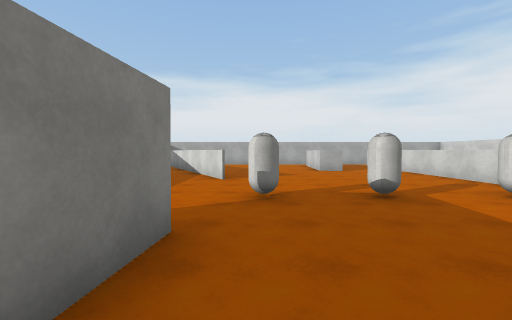
View 1 (above)

18 first-person views from a walk through a Unity game level. The camera is 1.5 m above the floor, tilts 2° down and sees 90° across. The floor is counted in squares, 2 m on a side. Each view is taken from the middle of a square. On the plan, view 1 faces up. The plan holds only what a view shows up to about 9 squares ahead; the rest is blank. The place goes on beyond the plan. The player character is not drawn. Surface patterns are stand-ins for the level's own textures.

View 2
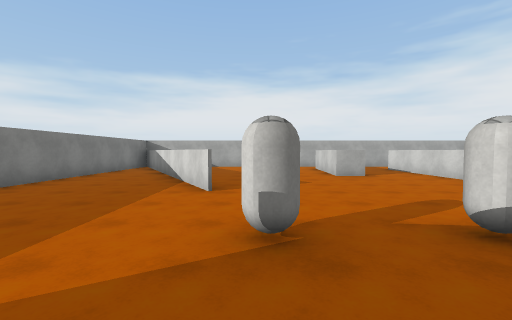

View 3
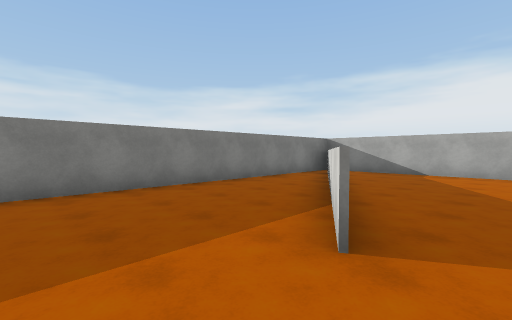

View 4
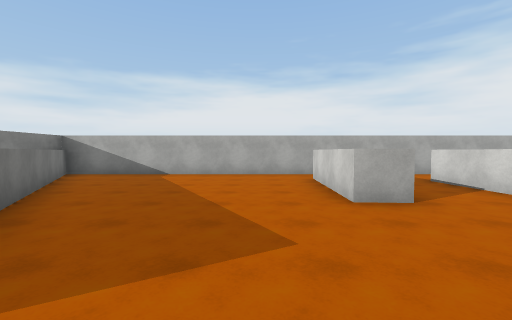

View 5
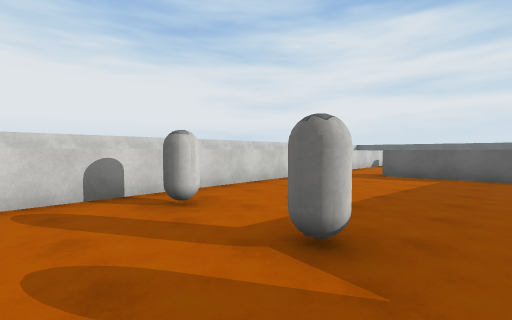

View 6
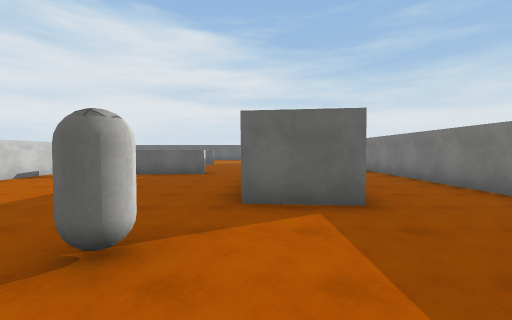

View 7
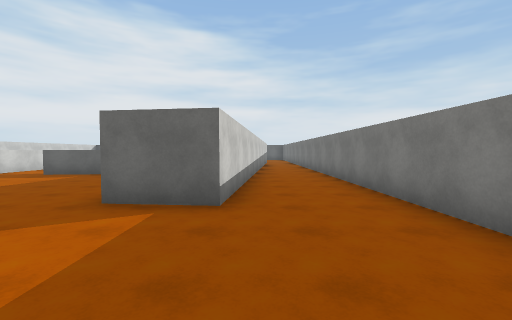

View 8
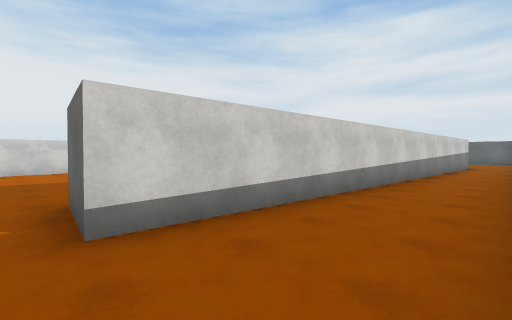

View 9
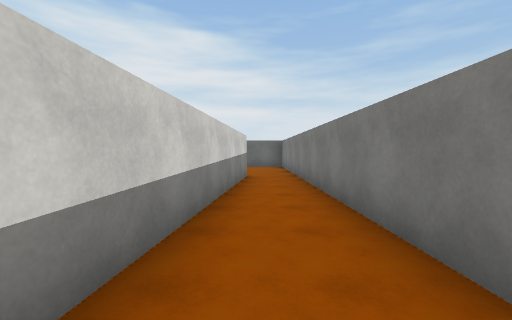

View 10
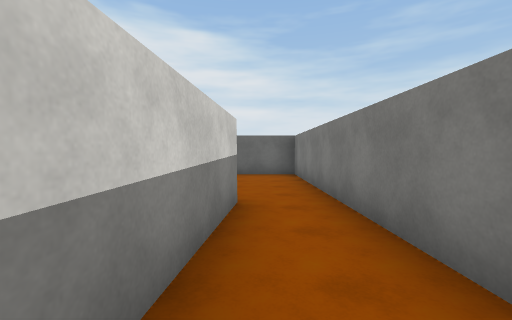

View 11
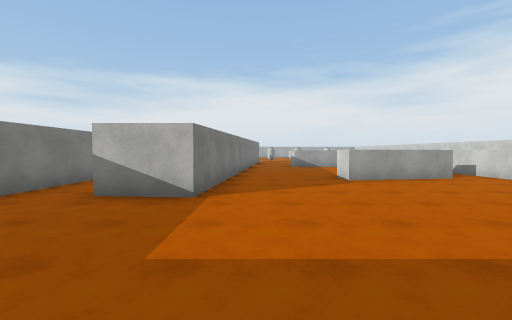

View 12
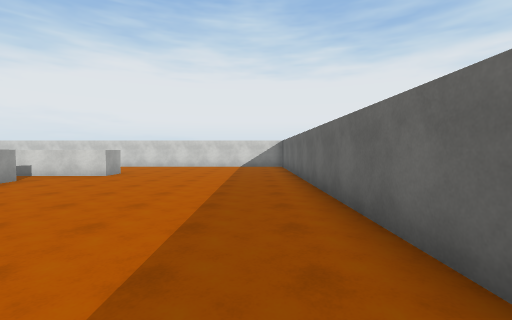

View 13
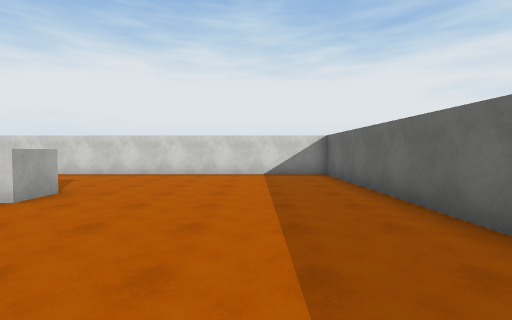

View 14
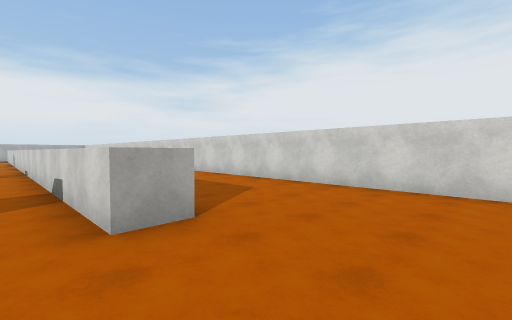

View 15
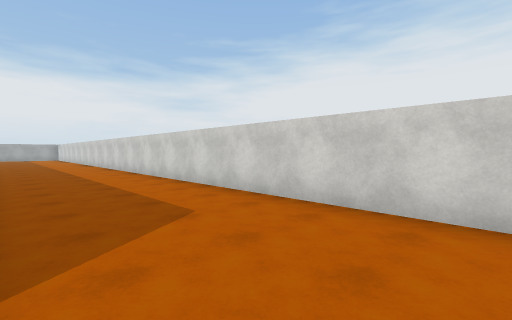

View 16
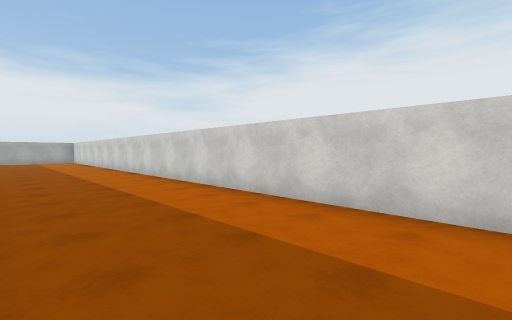

View 17
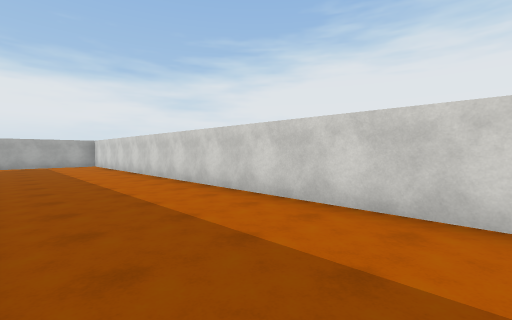

View 18
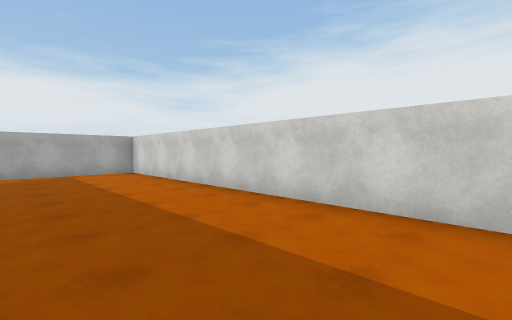

### Floor plan
Points are (right, up) in squares from view 1. A wall is a line through its corners. A room is listed if a view was taken in it or the views show most of it. See-through windows are left out.
Room 1 (views 1, 2, 3, 4, 5, 6, 7, 8, 9, 10)
walls: (-0.8, 6.7) (-4.1, 12.3); (3.4, 9.7) (2.4, 9.7) (2.6, 12.9); (0.7, -2.4) (3.8, -2.1); (5.6, -2.5) (5.4, 12.4); (-5.3, 14.2) (-5.3, -11.6); (5.6, 14.2) (-5.1, 14.2) (-2.2, 9.2); (-3.7, -10.7) (-2.5, 2.5) (-0.8, 2.4) (-0.9, 0.8)
ways out: opening at (-4.5, -12) to room 2; opening at (0, -3) to room 2; opening at (4.5, -3) to room 2; opening at (6, 13.5) to room 2
objects: capsule (0, 4); capsule (2, 4); capsule (4, 4)
Room 2 (views 11, 12, 13, 14, 15, 16, 17, 18)
walls: (4.5, -8) (1.4, -8.5) (1.3, -7.8); (0.8, -2.9) (0.7, -2.4); (6.6, -9.5) (5.7, -9.5) (5.6, -2.5); (-1.5, -5.9) (-2, -10.9) (-3.7, -10.7); (-0.9, -15.3) (10.3, -15.3) (10.3, 14.2) (5.6, 14.2); (-5.3, -11.6) (-5.3, -15.3) (-3.4, -15.3)
ways out: opening at (-4.5, -12) to room 1; opening at (0, -3) to room 1; opening at (4.5, -3) to room 1; opening at (6, 13.5) to room 1

Where each view was taken, in squares from view 1:
view 1: 0 up, 0 right, facing up
view 2: 2 up, 0 right, facing up
view 3: 5 up, 0 right, facing up-left
view 4: 6 up, 1 right, facing up
view 5: 6 up, 1 right, facing down-right
view 6: 6 up, 1 left, facing down
view 7: 6 up, 3 left, facing down
view 8: 3 up, 5 left, facing down-right
view 9: 3 down, 4 left, facing down
view 10: 7 down, 4 left, facing down
view 11: 15 down, 1 left, facing up
view 12: 14 down, 2 left, facing right
view 13: 13 down, 2 right, facing right
view 14: 12 down, 5 right, facing up-right
view 15: 11 down, 7 right, facing up-right
view 16: 5 down, 7 right, facing up-right
view 17: 0 up, 7 right, facing up-right
view 18: 5 up, 7 right, facing up-right
